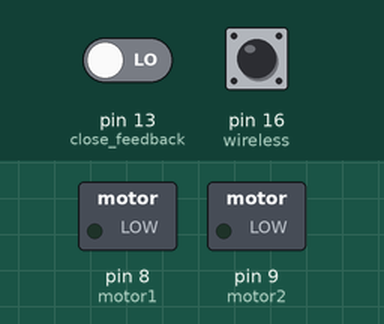
This sketch was run on a simulated Arduino Uno, built with avr-gcc and run on an emulated ATmega328P. On the bench: switched loads named in the sketch (green lamp = pin HIGH). The inputs (shaded band) are chosen by the test bench; at power-on: pin 16 (wireless) LOW, pin 13 (close_feedback) LOW.

Above: at 1.3 s.
1.4 s: pin 16 (wireless) pulsed HIGH 5 times (0.12 s each, 0.3 s apart)
At 2.64 s:
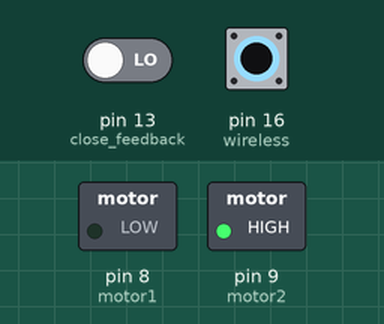
4.4 s: pin 13 (close_feedback) driven HIGH
At 5.0 s:
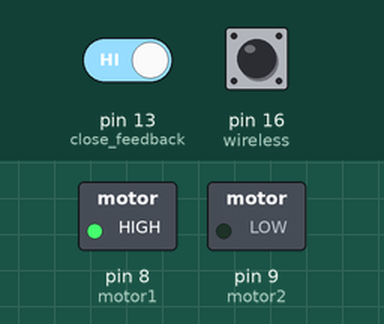
Timing chart, 0 to 7.4 s (numbered marks = the images above; inputs shaded):
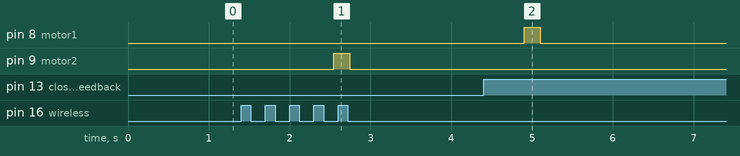

Measured:
- after the input at 1.4 s, pin 9 (motor2): LOW → HIGH after 1.1 s, → LOW 0.20 s later
- after the input at 4.4 s, pin 8 (motor1): LOW → HIGH after 0.50 s, → LOW 0.20 s later

The sketch:

rfid_final.ino
```cpp
#include <SoftwareSerial.h>
#include <EEPROM.h>

#define rxPin 3
#define txPin 2
#define motor1 8
#define motor2 9
#define close_feedback 13
#define wireless 16
float t_debounce = 10;
float t_bit_rate = 110;

String utkarsh = "";
String ashish = "";

int action = 0;
int flag = 0;

SoftwareSerial mySerial =  SoftwareSerial(rxPin, txPin);

void setup()
{
	Serial.begin(9600);
	pinMode(motor1,OUTPUT);
	pinMode(motor2,OUTPUT);
	pinMode(close_feedback, INPUT);
	pinMode(wireless, INPUT);
	read_codes();
	mySerial.begin(9600);
}

void loop()
{
	//okay.. let us form the string
	String inByte="";
	while(mySerial.available())
	{
		inByte = String(inByte + mySerial.read());
		flag = 1;
	}

	check_wireless();

	if(flag == 1)
	{
		delay(100);
		if(inByte.equals(utkarsh))
		{
			action = 1;
		}
		else if(inByte.equals(ashish))
		{
			action = 1;
		}
		else
		{
			action = 0;
		}
		flag = 0;
	}
	if(action == 1)
	{
		digitalWrite(motor2,HIGH);
		digitalWrite(motor1,LOW);
		delay(200);
		digitalWrite(motor1,LOW);
		digitalWrite(motor2,LOW);
		int ret = lock_after_open_timeout();
		action = 0;
	}
	else if(action == 2)
	{
		int ret = lock_instantaneous();
		action = 0;
	}
	else if(action == 3)
	{
		digitalWrite(motor2,HIGH);
		digitalWrite(motor1,LOW);
		delay(200);
		digitalWrite(motor1,LOW);
		digitalWrite(motor2,LOW);
		action = 0;
	}
}

int lock_after_open_timeout()
{
	int stat = 0;
	int timeout = 0;
	while(1)
	{
		while(digitalRead(close_feedback) == HIGH && stat ==0)
		{
			if(timeout >= 3000)
			{
				digitalWrite(motor2,LOW);
				digitalWrite(motor1,HIGH);
				delay(200);
				digitalWrite(motor1,LOW);
				digitalWrite(motor2,LOW);
				return 1;
			}
			delay(10);
			timeout++;
		}
		stat = 1;
		int cnt = 0;
		while(digitalRead(close_feedback) == HIGH)
		{
			if(cnt >= 50)
			{
				digitalWrite(motor2,LOW);
				digitalWrite(motor1,HIGH);
				delay(200);
				digitalWrite(motor1,LOW);
				digitalWrite(motor2,LOW);
				return 1;
			}
			cnt++;
			delay(10);
		}
	}
	return 0;
}

int lock_instantaneous()
{
	while(1)
	{
		int cnt = 0;
		while(digitalRead(close_feedback) == HIGH)
		{
			if(cnt >= 50)
			{
				digitalWrite(motor2,LOW);
				digitalWrite(motor1,HIGH);
				delay(200);
				digitalWrite(motor1,LOW);
				digitalWrite(motor2,LOW);
				return 1;
			}
			cnt++;
			delay(10);
		}
	}
	return 0;
}

void read_codes()
{
	int i;
	for(i=0;i<=11;i++)
	{
		utkarsh = String(utkarsh + (String)EEPROM.read(i));
	}
	for(i=12;i<=23;i++)
	{
		ashish = String(ashish + (String)EEPROM.read(i));
	}
}

void check_wireless()
{
	if(digitalRead(wireless) == HIGH)
	{
		delay(20);
                if(digitalRead(wireless) == HIGH)
                {
                  action = 1;
                }

	}
	delay(500);
	if(digitalRead(wireless) == HIGH)
	  action = 0;
}
```
